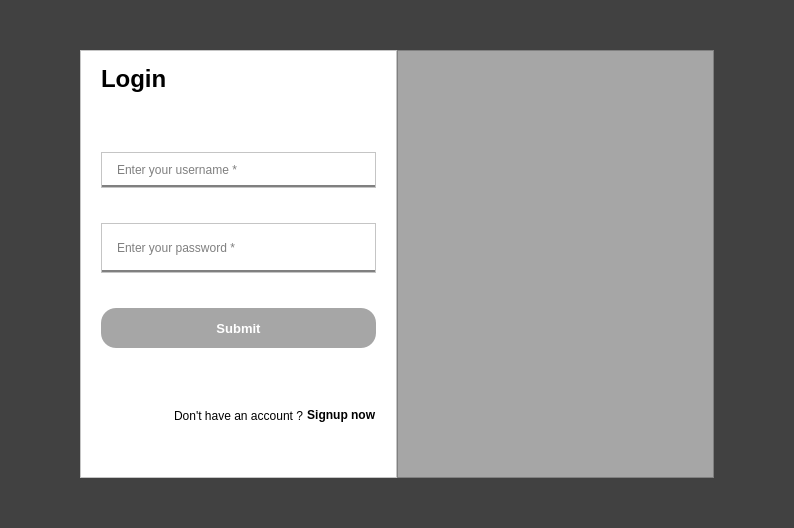
<?xml version="1.0" encoding="UTF-8"?>
<ui version="4.0">
 <class>MainWindow</class>
 <widget class="QMainWindow" name="MainWindow">
  <property name="geometry">
   <rect>
    <x>0</x>
    <y>0</y>
    <width>794</width>
    <height>528</height>
   </rect>
  </property>
  <property name="windowTitle">
   <string>MainWindow</string>
  </property>
  <property name="styleSheet">
   <string notr="true">QWidget{
	background-color: rgb(65, 65, 65);
}
#LeftFrame {
	background-color: rgb(255, 255, 255);
}
#RightFrame{
	
	background-color: rgb(166, 166, 166);
}
#RightPic{
	background : Transparent;
	border : none;
}
#usernameFrame{
	background-color: rgb(255, 255, 255);
	border-bottom : 3px solid gray;
}
#usernameFrame QLabel{
	background : transparent;
	border : none;
}
#usernameFrame QLineEdit{
	background : transparent;
	border : none;
}
#passwordFrame{
	background : rgb(255,255,255);
	border-bottom : 3px solid gray;
}
#passwordFrame QLabel{
	background : transparent;
	border : none;
}
#passwordFrame QLineEdit{
	background : transparent;
	border : none;
}
#submit{
	background-color: rgb(166, 166, 166);
	border-radius : 15px;
	color : white;
}
#submit:hover{
	background-color: rgb(92, 107, 149);
}
#signupBtn{
	background : transparent;
	border : none;
}
#signupBtn:hover{
	color : blue;
}</string>
  </property>
  <widget class="QWidget" name="centralwidget">
   <layout class="QHBoxLayout" name="horizontalLayout" stretch="1,1">
    <property name="spacing">
     <number>0</number>
    </property>
    <property name="leftMargin">
     <number>80</number>
    </property>
    <property name="topMargin">
     <number>50</number>
    </property>
    <property name="rightMargin">
     <number>80</number>
    </property>
    <property name="bottomMargin">
     <number>50</number>
    </property>
    <item>
     <widget class="QFrame" name="LeftFrame">
      <property name="font">
       <font>
        <pointsize>8</pointsize>
       </font>
      </property>
      <property name="frameShape">
       <enum>QFrame::StyledPanel</enum>
      </property>
      <property name="frameShadow">
       <enum>QFrame::Raised</enum>
      </property>
      <layout class="QVBoxLayout" name="verticalLayout" stretch="1,0,1,0,1,0,1,0,1,0">
       <property name="spacing">
        <number>15</number>
       </property>
       <property name="leftMargin">
        <number>20</number>
       </property>
       <property name="rightMargin">
        <number>20</number>
       </property>
       <item>
        <widget class="QLabel" name="label_2">
         <property name="font">
          <font>
           <pointsize>18</pointsize>
           <weight>75</weight>
           <bold>true</bold>
          </font>
         </property>
         <property name="styleSheet">
          <string notr="true">background : transparent;
border : None;</string>
         </property>
         <property name="text">
          <string>Login</string>
         </property>
        </widget>
       </item>
       <item>
        <spacer name="verticalSpacer">
         <property name="orientation">
          <enum>Qt::Vertical</enum>
         </property>
         <property name="sizeHint" stdset="0">
          <size>
           <width>20</width>
           <height>40</height>
          </size>
         </property>
        </spacer>
       </item>
       <item>
        <widget class="QFrame" name="usernameFrame">
         <property name="maximumSize">
          <size>
           <width>16777215</width>
           <height>50</height>
          </size>
         </property>
         <property name="frameShape">
          <enum>QFrame::StyledPanel</enum>
         </property>
         <property name="frameShadow">
          <enum>QFrame::Raised</enum>
         </property>
         <layout class="QHBoxLayout" name="horizontalLayout_3">
          <property name="leftMargin">
           <number>0</number>
          </property>
          <property name="topMargin">
           <number>0</number>
          </property>
          <property name="rightMargin">
           <number>0</number>
          </property>
          <property name="bottomMargin">
           <number>0</number>
          </property>
          <item>
           <widget class="QLabel" name="label">
            <property name="maximumSize">
             <size>
              <width>30</width>
              <height>30</height>
             </size>
            </property>
            <property name="text">
             <string/>
            </property>
            <property name="pixmap">
             <pixmap resource="ressource.qrc">:/icon/ico/mail.svg</pixmap>
            </property>
            <property name="scaledContents">
             <bool>true</bool>
            </property>
           </widget>
          </item>
          <item>
           <widget class="QLineEdit" name="usernameLine">
            <property name="minimumSize">
             <size>
              <width>0</width>
              <height>30</height>
             </size>
            </property>
            <property name="maximumSize">
             <size>
              <width>16777215</width>
              <height>30</height>
             </size>
            </property>
            <property name="placeholderText">
             <string>Enter your username *</string>
            </property>
           </widget>
          </item>
         </layout>
        </widget>
       </item>
       <item>
        <spacer name="verticalSpacer_2">
         <property name="orientation">
          <enum>Qt::Vertical</enum>
         </property>
         <property name="sizeHint" stdset="0">
          <size>
           <width>20</width>
           <height>20</height>
          </size>
         </property>
        </spacer>
       </item>
       <item>
        <widget class="QFrame" name="passwordFrame">
         <property name="maximumSize">
          <size>
           <width>16777215</width>
           <height>50</height>
          </size>
         </property>
         <property name="frameShape">
          <enum>QFrame::StyledPanel</enum>
         </property>
         <property name="frameShadow">
          <enum>QFrame::Raised</enum>
         </property>
         <layout class="QHBoxLayout" name="horizontalLayout_4">
          <property name="leftMargin">
           <number>0</number>
          </property>
          <property name="rightMargin">
           <number>0</number>
          </property>
          <item>
           <widget class="QLabel" name="label_4">
            <property name="minimumSize">
             <size>
              <width>0</width>
              <height>0</height>
             </size>
            </property>
            <property name="maximumSize">
             <size>
              <width>30</width>
              <height>30</height>
             </size>
            </property>
            <property name="text">
             <string/>
            </property>
            <property name="pixmap">
             <pixmap resource="ressource.qrc">:/icon/ico/password.svg</pixmap>
            </property>
            <property name="scaledContents">
             <bool>true</bool>
            </property>
           </widget>
          </item>
          <item>
           <widget class="QLineEdit" name="passwordLine">
            <property name="minimumSize">
             <size>
              <width>0</width>
              <height>30</height>
             </size>
            </property>
            <property name="maximumSize">
             <size>
              <width>16777215</width>
              <height>30</height>
             </size>
            </property>
            <property name="placeholderText">
             <string>Enter your password *</string>
            </property>
           </widget>
          </item>
         </layout>
        </widget>
       </item>
       <item>
        <spacer name="verticalSpacer_3">
         <property name="orientation">
          <enum>Qt::Vertical</enum>
         </property>
         <property name="sizeHint" stdset="0">
          <size>
           <width>20</width>
           <height>20</height>
          </size>
         </property>
        </spacer>
       </item>
       <item>
        <widget class="QPushButton" name="submit">
         <property name="minimumSize">
          <size>
           <width>0</width>
           <height>40</height>
          </size>
         </property>
         <property name="font">
          <font>
           <pointsize>10</pointsize>
           <weight>75</weight>
           <bold>true</bold>
          </font>
         </property>
         <property name="cursor">
          <cursorShape>PointingHandCursor</cursorShape>
         </property>
         <property name="text">
          <string>Submit</string>
         </property>
        </widget>
       </item>
       <item>
        <spacer name="verticalSpacer_4">
         <property name="orientation">
          <enum>Qt::Vertical</enum>
         </property>
         <property name="sizeHint" stdset="0">
          <size>
           <width>20</width>
           <height>40</height>
          </size>
         </property>
        </spacer>
       </item>
       <item>
        <layout class="QHBoxLayout" name="horizontalLayout_5" stretch="1,0">
         <property name="spacing">
          <number>0</number>
         </property>
         <item>
          <widget class="QLabel" name="label_3">
           <property name="minimumSize">
            <size>
             <width>0</width>
             <height>25</height>
            </size>
           </property>
           <property name="maximumSize">
            <size>
             <width>16777215</width>
             <height>25</height>
            </size>
           </property>
           <property name="font">
            <font>
             <pointsize>9</pointsize>
            </font>
           </property>
           <property name="styleSheet">
            <string notr="true">background : transparent;
border : none;</string>
           </property>
           <property name="text">
            <string>Don't have an account ?</string>
           </property>
           <property name="alignment">
            <set>Qt::AlignRight|Qt::AlignTrailing|Qt::AlignVCenter</set>
           </property>
          </widget>
         </item>
         <item>
          <widget class="QPushButton" name="signupBtn">
           <property name="font">
            <font>
             <pointsize>9</pointsize>
             <weight>75</weight>
             <bold>true</bold>
            </font>
           </property>
           <property name="cursor">
            <cursorShape>PointingHandCursor</cursorShape>
           </property>
           <property name="text">
            <string> Signup now</string>
           </property>
          </widget>
         </item>
        </layout>
       </item>
       <item>
        <spacer name="verticalSpacer_5">
         <property name="orientation">
          <enum>Qt::Vertical</enum>
         </property>
         <property name="sizeHint" stdset="0">
          <size>
           <width>20</width>
           <height>40</height>
          </size>
         </property>
        </spacer>
       </item>
      </layout>
     </widget>
    </item>
    <item>
     <widget class="QFrame" name="RightFrame">
      <property name="frameShape">
       <enum>QFrame::StyledPanel</enum>
      </property>
      <property name="frameShadow">
       <enum>QFrame::Raised</enum>
      </property>
      <layout class="QHBoxLayout" name="horizontalLayout_2">
       <item>
        <widget class="QLabel" name="RightPic">
         <property name="sizePolicy">
          <sizepolicy hsizetype="Preferred" vsizetype="Preferred">
           <horstretch>0</horstretch>
           <verstretch>0</verstretch>
          </sizepolicy>
         </property>
         <property name="maximumSize">
          <size>
           <width>250</width>
           <height>400</height>
          </size>
         </property>
         <property name="layoutDirection">
          <enum>Qt::LeftToRight</enum>
         </property>
         <property name="text">
          <string/>
         </property>
         <property name="pixmap">
          <pixmap resource="ressource.qrc">:/Right Pic/Cool.png</pixmap>
         </property>
         <property name="scaledContents">
          <bool>true</bool>
         </property>
         <property name="alignment">
          <set>Qt::AlignCenter</set>
         </property>
        </widget>
       </item>
      </layout>
     </widget>
    </item>
   </layout>
  </widget>
  <widget class="QMenuBar" name="menubar">
   <property name="geometry">
    <rect>
     <x>0</x>
     <y>0</y>
     <width>794</width>
     <height>21</height>
    </rect>
   </property>
  </widget>
 </widget>
 <resources>
  <include location="ressource.qrc"/>
 </resources>
 <connections/>
</ui>
